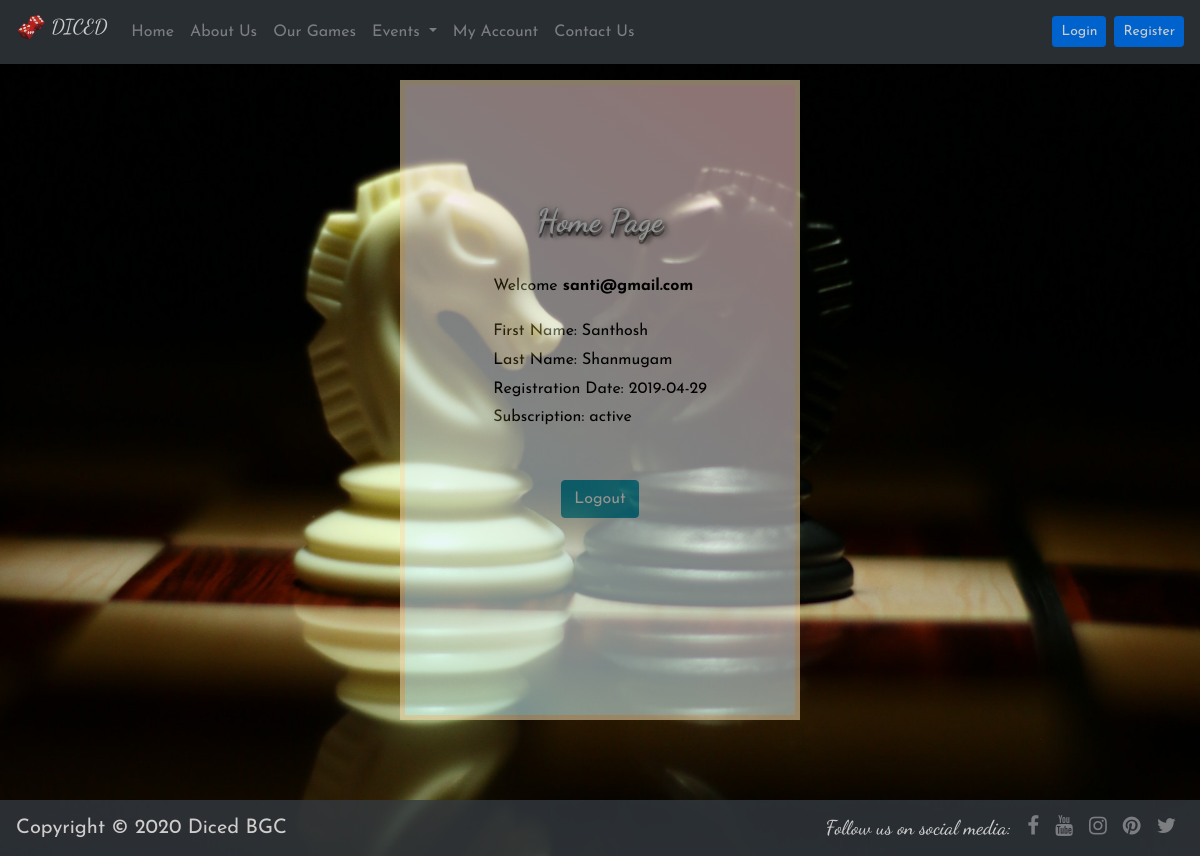
The app's page /WebsiteCode/member.php (signed in) with its own data.
### tables this page shows
CREATE TABLE IF NOT EXISTS `userinfo` (
  `id` bigint(20) UNSIGNED NOT NULL AUTO_INCREMENT,
  `firstname` varchar(30) NOT NULL,
  `lastname` varchar(30) NOT NULL,
  `email` varchar(50) NOT NULL,
  `accesslvl` tinyint(1) DEFAULT '0',
  `reg_date` date DEFAULT NULL,
  `password` varchar(30) NOT NULL,
  `subscription` tinyint(1) DEFAULT NULL,
  PRIMARY KEY (`id`),
  UNIQUE KEY `id` (`id`)
);

### WebsiteCode/html/accountDetails.php (the view, shortened to what this page needs)
<main class="index">
  <article>
    <h2 class="anim text-center"><strong>Home Page</strong></h2>
    <?php  if (isset($_SESSION['email'])) : ?>
      <section class="userinfo">
       <p>Welcome <strong><?php echo $_SESSION['email']; ?></strong></p>
       <?php
       $email = $_SESSION['email'];
       $db = mysqli_connect('localhost','root','','diceddb')
       or die(mysqli_connect_error());
       $sql = mysqli_query($db, "SELECT * FROM userinfo WHERE email ='$email'");
       $row = $sql ->fetch_assoc();
       echo "First Name: ".$row['firstname'];
       echo "<br>";
       echo "Last Name: " .$row['lastname'];
       echo "<br>";
       echo "Registration Date: ".$row['reg_date'];
       echo "<br>";
       if($row['subscription']!= 1)
        $status = "Not active";
      else
        $status = "active";
      echo "Subscription: ".$status;
      echo "<br>";
      ?>
      <div class="text-center">
       <a href="html/logout.php" class="btn btn-info m-5" role="button">Logout</a>
     </div>
   </section>
 <?php endif ?>
</article>
</main>

### WebsiteCode/css/stylesheet.css (style rules this page uses)
body { height: 100%; margin: 0; font-size: 16px; font-weight: 400; font-family: 'Josefin Sans', sans-serif; background: #333; color: #fff; line-height: 1.8em; }
h1,h2,h3,h4,h5 { font-family: 'Dancing Script', cursive; }
.member { background-image:url("../images/d.jpg"); opacity: 0.8; background-position: center; background-size: cover; background-repeat: no-repeat; }
.anim { text-shadow: -1px -1px 1px #aaa, 0px 4px 1px rgba(0, 0, 0, 0.5), 4px 4px 5px rgba(0, 0, 0, 0.7), 0px 0px 7px rgba(0, 0, 0, 0.4); color: white;; }
.index { border: 5px solid wheat; display: flex; align-items: center; justify-content: center; margin: 5em auto 5em; max-width: 25em; padding: 1em; height: 80vh; background: linear-gradient(35deg, #ccffff, #ffcccc); color: black; opacity: 0.7; font-size: 1em; font-weight: 400; line-height: 1.8em; }
.userinfo { padding: 1em; margin: 1em auto; }

### records on screen
userinfo: firstname "Santhosh", lastname "Shanmugam", reg_date "2019-04-29", subscription "active"

### other values on screen
$_SESSION['email'] "santi@gmail.com"
